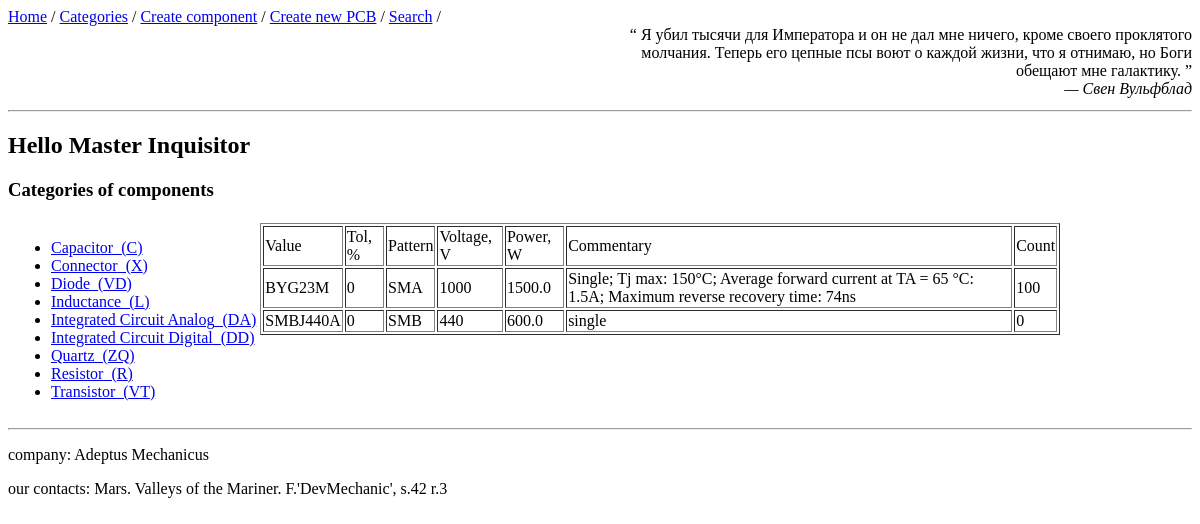
The page /categories/diode on the database as committed earlier.
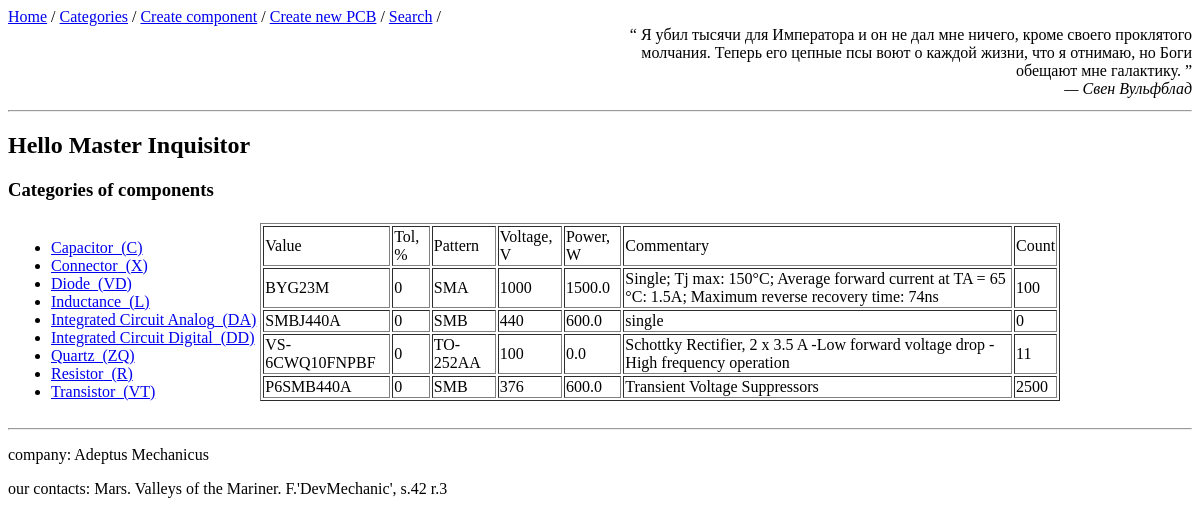
The same page on the database as committed later.
### app_comp/models.py (models this page shows, shortened)
class Category(db.Model):
    __tablename__ = 'categories'
    id = db.Column(db.Integer, primary_key=True)
    name = db.Column(db.String(128), unique=True, index=True, nullable=False)
    refdes = db.Column(db.String(15), nullable=False)
    components = db.relationship('Component', backref='category',
                                 cascade='all, delete',)

class Component(db.Model):
    __tablename__ = 'components'
    id = db.Column(db.Integer, primary_key=True)
    value = db.Column(db.String(128), index=True, nullable=False)
    tolerance = db.Column(db.Float, default=None)   # %
    voltage = db.Column(db.Integer, default=None)  # V
    power = db.Column(db.Float, default=None)   # W
    count = db.Column(db.Integer, default=0)
    comment = db.Column(db.Text)
    category_name = db.Column(db.String(128), db.ForeignKey("categories.name"))
    pattern_name = db.Column(db.String(128), db.ForeignKey("patterns.name"))
    pcboards = db.relationship("AssociatedCompPcb",
                               back_populates='component')
    def get_parameters_as_dict(self) -> dict:
        return {"value": self.value,
                "tol, %": self.tolerance,
                "pattern": self.pattern_name,
                "voltage, V": self.voltage,
                "power, W": self.power,
                "commentary": self.comment,
                "Count": self.count
                }

### app_comp/views.py (the view)
@app.route('/categories/<string:type_category>', methods=['get'])
def categories(type_category='menu'):
    all_cat = crud.read_table_sorted(Category, Category.name)
    category = type_category
    if category != 'menu':
        components_from_category = dbt.get_components_from_category(category, Component)
        if components_from_category:
            temp_bd['quote'] = random_quote()
            return render_template("categories.html",
                                   title='menu Categories',
                                   all_categories=all_cat,
                                   components_of_category=components_from_category,
                                   bd=temp_bd, )
        else:
            return redirect(url_for("categories", type_category='menu'))
    else:
        temp_bd['quote'] = random_quote()
        return render_template("categories.html",
                               title='Categories',
                               all_categories=all_cat,
                               bd=temp_bd,)

### app_comp/tools/database_tools.py (called while the page is built)
def get_components_from_category(category, *args):
    filter_param = Component.category_name == category
    cat_components = db.session.query(*args).filter(filter_param).all()
    return cat_components

    def read_table_sorted(self, table, sorted_param):
        return self.db.session.query(table).order_by(sorted_param).all()

### app_comp/tools/quotes.py (called while the page is built)
def get_json_data(path_):
    with open(path_, 'r') as json_object:
        json_data = json.load(json_object)
    return json_data

def random_quote(path=path_to_json):
    quotes = get_json_data(path)
    return random.choice(quotes)

### app_comp/templates/categories.html
{% extends 'base.html'%}
{% block content %}
<h3> Categories of components </h3>
<table>
    <tr>
    <td valign="top" align="left">{% include "categories_part/category_menu.html" %}</td>
    <td valign="top" align="center" width="800px">{% include "categories_part/category_content.html" %}</td>
    </tr>
</table>
{% endblock %}

### app_comp/templates/base.html (shortened to what this page needs)
<!DOCTYPE html>
<html lang="en">
    <head>
        <link rel="stylesheet" href="/static/style.css" >
    </head>
    <header>
        {% include "navigation.html" %}
        {% include "rand_quotes.html" %}
    </header>
    <body>
    <hr>
        <h2>Hello {{bd.user}}</h2>
        {% block content %}
        {% endblock %}
    </body>
    <footer>
        <hr>
        <p>company: {{bd.company}}</p>
        <div>our contacts: {{bd.contacts}}</div>
	</footer>
</html>

### app_comp/templates/navigation.html
<nav>
    <a href="{{ url_for('index') }}">Home</a> /
    <a href="{{ url_for('categories', type_category='menu') }}">Categories</a> /
    <a href="{{ url_for('create_component') }}">Create component</a> /
    <a href="{{ url_for('create_pcb') }}">Create new PCB</a> /
    <a href="{{ url_for('index') }}">Search</a> /
</nav>

### app_comp/templates/rand_quotes.html (shortened to what this page needs)
{% if bd.quote %}
<div class=main>
    <div class=right>
        <q> {{bd.quote[0]}} </q><br>
        <cite> {{bd.quote[1]}} </cite>
    </div>
</div>
{% else %}
<p align="right">
    well, and what you want?
</p>
{% endif %}

### app_comp/templates/categories_part/category_menu.html (shortened to what this page needs)
<ul>
    {% for cat in all_categories %}
        <li>
            <a href="{{ url_for('categories', type_category=cat.name) }}">
                {{cat.name|title}}_({{cat.refdes}})
            </a>
         </li>
    {% endfor %}
</ul>

### app_comp/templates/categories_part/category_content.html
<div>
{% if components_of_category %}
    <table align="center" border="1px">
        <tr>
        {% for key in components_of_category[0].get_parameters_as_dict().keys() %}
            <td>{{ key.title() }}</td>
        {% endfor %}
        </tr>
        {% for comp in components_of_category %}
        <tr>
            {% for value in comp.get_parameters_as_dict().values() %}
            <td> {{value}}</td>
            {% endfor %}
        </tr>
        {% endfor %}
    </table>
{% else %}
    <img width="350px" src="../static/images/AM_icon.jpg" alt="Adeptus Mechanicus are wait">
{% endif %}
</div>

### app_comp/static/style.css (style rules this page uses)
.main { display: inline-block; width:100%; }
.right { display: inline-block; width:50%; float: right; text-align:right; }

Rows that differ between the two databases and show on the page:
added Component: value "VS-6CWQ10FNPBF", values "0" "100" "11", pattern_name "TO-252AA", power "0.0", comment "Schottky Rectifier, 2 x 3.5 A -Low forward voltage drop -High frequency operation"
added Component: value "P6SMB440A", values "0", pattern_name "SMB", voltage "376", power "600.0", comment "Transient Voltage Suppressors", count "2500"
